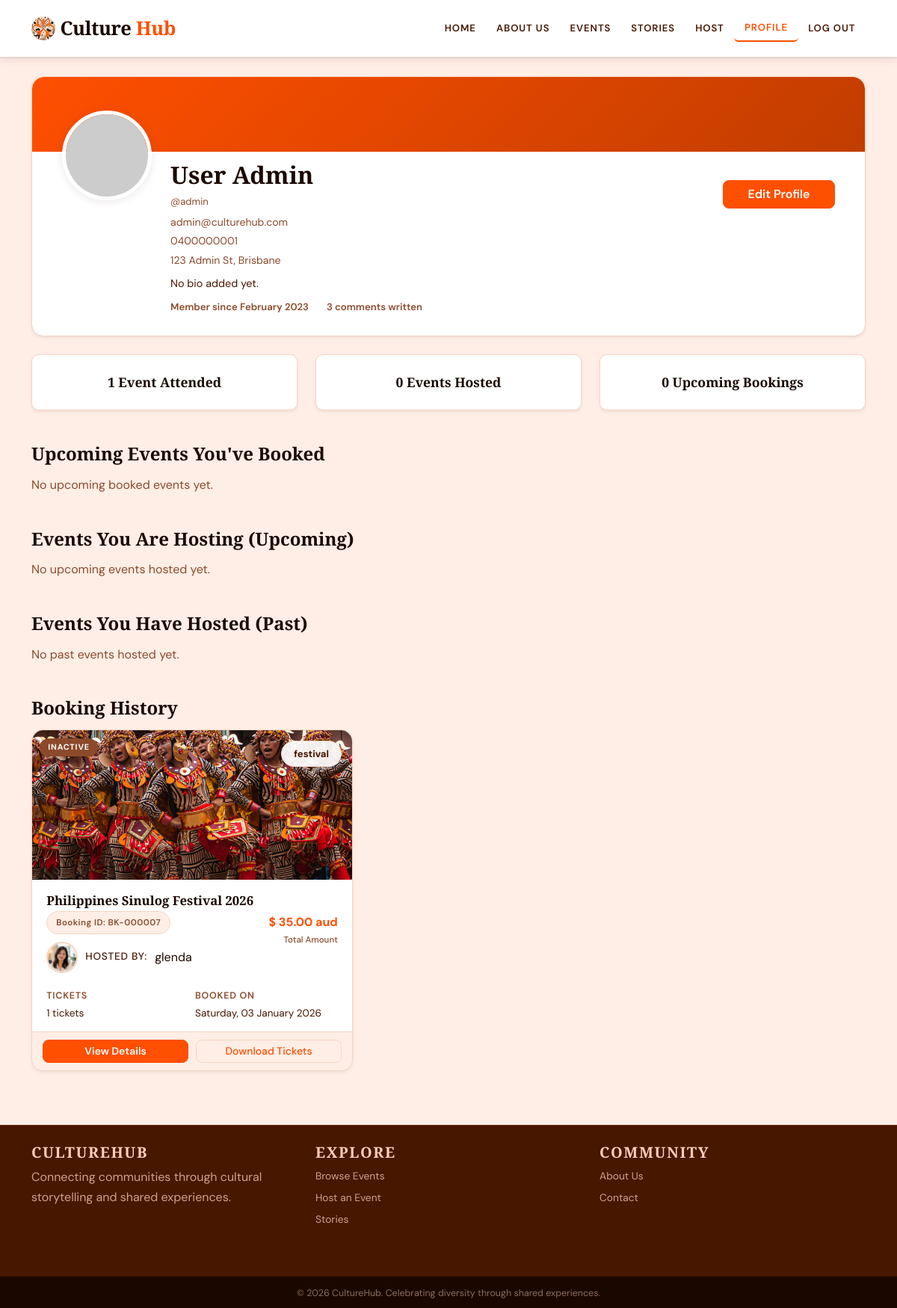
/user/profile (signed in), run on the app's committed database.
### culturehub/models.py (models this page shows)
class User(db.Model, UserMixin):
    id = db.Column(db.Integer, primary_key=True)
    name = db.Column(db.String(100), unique=True, nullable=False)
    first_name = db.Column(db.String(50), nullable=True)
    last_name = db.Column(db.String(50), nullable=True)
    email = db.Column(db.String(150), unique=True, nullable=False)
    phone = db.Column(db.String(20), nullable=False)
    address = db.Column(db.String(255), nullable=False)
    password_hash = db.Column(db.String(255), nullable=False)
    profile_image = db.Column(db.String(255), nullable=True)
    events = db.relationship('Event', backref='user', lazy=True)
    comments = db.relationship('Comment', backref='user', lazy=True)
    orders = db.relationship('Order', backref='user', lazy=True)
    bio = db.Column(db.Text, nullable=True)  # Optional field for user biography
    language = db.Column(db.String(255), nullable=True)  # Optional field for user's preferred language
    cultural_interests = db.Column(db.String(255), nullable=True)  # Optional field for user's cultural interests
    created_at = db.Column(db.DateTime, default=datetime.now)  # Timestamp for when the user account was created

class Order(db.Model):
    id = db.Column(db.Integer, primary_key=True)
    quantity = db.Column(db.Integer, nullable=False)
    price = db.Column(db.Float, nullable=False)
    date = db.Column(db.DateTime, default=datetime.now)
    user_id = db.Column(db.Integer, db.ForeignKey('user.id'), nullable=False)
    event_id = db.Column(db.Integer, db.ForeignKey('event.id'), nullable=False)

class Event(db.Model):
    id = db.Column(db.Integer, primary_key=True)
    name = db.Column(db.String(100), nullable=False)
    category = db.Column(db.String(50), nullable=False)
    date = db.Column(db.DateTime, nullable=False)
    location = db.Column(db.String(255), nullable=False)
    description = db.Column(db.Text, nullable=False)
    image = db.Column(db.String(255))
    status = db.Column(db.String(20), default='Open')
    tickets_available = db.Column(db.Integer, nullable=False)
    price = db.Column(db.Float, nullable=False)
    acknowledgement  = db.Column(db.String(20), default='none')
    acknowledgement_text = db.Column(db.Text, nullable=True)
    user_id = db.Column(db.Integer, db.ForeignKey('user.id'), nullable=False)
    comments = db.relationship('Comment', backref='event', lazy=True)
    orders = db.relationship('Order', backref='event', lazy=True)

### culturehub/views.py (the view)
@main_bp.route('/user/profile')
@login_required
def profile():
    hosted_events = Event.query.filter_by(user_id=current_user.id).all()
    orders = Order.query.filter_by(user_id=current_user.id).all()
    comments = Comment.query.filter_by(user_id=current_user.id).all()
    now = datetime.now()
    upcoming_events = Event.query.filter(
        Event.user_id == current_user.id,
        Event.date >= now
    ).all()
    past_events = Event.query.filter(
        Event.user_id == current_user.id,
        Event.date < now
    ).all()
    booked_upcoming = Event.query.join(Order).filter(
        Order.user_id == current_user.id,
        Event.date >= now
    ).all()
    past_orders = [o for o in orders if o.event.date < now]
    return render_template('user/profile.html',
                           user=current_user,
                           hosted_events=hosted_events,
                           orders=orders,
                           past_orders=past_orders,
                           upcoming_events=upcoming_events,
                           past_events=past_events,
                           comments=comments,
                           booked_upcoming=booked_upcoming,
                           saved_events=[])

### culturehub/templates/user/profile.html (shortened to what this page needs)
{% extends "base.html" %}
{% block content %}
<div class="container profile-page my-4">
    <section class="profile-header shadow-sm">
        <div class="profile-cover"></div>
        <div class="profile-info">
            <img src="{{ url_for('static', filename='profile_pics/' + user.profile_image)
                if user.profile_image else 'https://placehold.co/120x120' }}" alt="Profile photo"
                class="profile-photo" />
            <div class="profile-details">
                <h2>{% if user.first_name %}{{ user.first_name }} {{ user.last_name }}{% else %}{{ user.name }}{% endif %}</h2>
                <span class="username-tag">@{{ user.name }}</span>
                <span class="email">{{ user.email }}</span>
                <span class="phone">{{ user.phone }}</span>
                <span class="address">{{ user.address }}</span>
                <p class="bio"> {{ user.bio or "No bio added yet." }} </p>
                <div class="profile-stats">
                    {% if user.created_at %}<span>Member since {{ user.created_at.strftime("%B %Y") }}</span>{% endif %}
                    <span>{{ comments|length }} comments written</span>
                </div>
            </div>
            <a href="{{ url_for('main.edit_profile') }}" class="btn btn-primary edit-profile-btn">
                Edit Profile
            </a>
        </div>
    </section>
    <section class="row text-center my-4">
        <div class="col-md-4 mb-3">
            <div class="summary-card shadow-sm">{{ past_orders|length }} Event{% if past_orders|length != 1 %}s{% endif %} Attended</div>
        </div>
        <div class="col-md-4 mb-3">
            <div class="summary-card shadow-sm">{{ hosted_events|length }} Event{% if hosted_events|length != 1 %}s{% endif %} Hosted</div>
        </div>
        <div class="col-md-4 mb-3">
            <div class="summary-card shadow-sm">{{ booked_upcoming|length }} Upcoming Booking{% if booked_upcoming|length != 1 %}s{% endif %}</div>
        </div>
    </section>
    <h4 class="section-title">Upcoming Events You've Booked</h4>
    <div class="row">
        {% if booked_upcoming %}
        {% for event in booked_upcoming %}
        <div class="col-md-4 mb-4">
            <div class="event-card profile-event-card shadow-sm">
                <div class="card-img-wrap">
                    <span class="status-badge status-{{ event.status | lower | replace(' ', '-') }}">{{ event.status }}</span>
                    <img src="{{ url_for('static', filename='images/' + event.image) if event.image else 'https://placehold.co/400x220' }}"
                        class="card-img-top" alt="{{ event.name }}">
                    <span class="origin-tag">{{ event.category }}</span>
                </div>
                <div class="card-body">
                    <h5 class="card-title">{{ event.name }}</h5>
                    <div class="host-info">
                        <img src="{{ url_for('static', filename='profile_pics/' + event.user.profile_image)
                                if event.user.profile_image else 'https://placehold.co/45x45' }}" alt="Host photo">
                        <span>Hosted by: {{ event.user.name }}</span>
                    </div>
                    <div class="card-meta">
                        <span><i class="bi bi-calendar3 mi"></i> {{ event.date.strftime('%a %d %b %Y, %I:%M %p') }}</span>
                        <span><i class="bi bi-geo-alt mi"></i> {{ event.location }}</span>
                    </div>
                </div>
                <div class="card-footer d-flex justify-content-between align-items-center">
                    <span class="event-price">${{ event.price }}</span>
                    <a href="{{ url_for('main.event_detail', event_id=event.id) }}" class="btn btn-primary btn-sm">View Details</a>
                </div>
            </div>
        </div>
        {% endfor %}
        {% else %}
        <p class="text-muted">No upcoming booked events yet.</p>
        {% endif %}
    </div>
    <h4 class="section-title">Events You Are Hosting (Upcoming)</h4>
    <div class="row">
        {% if upcoming_events %}
        {% for event in upcoming_events %}
        <div class="col-md-4 mb-4">
            <div class="event-card profile-event-card shadow-sm">
                <div class="card-img-wrap">
                    <span class="status-badge status-{{ event.status | lower | replace(' ', '-') }}">
                        {{ event.status }}
                    </span>
                    <img src="{{ url_for('static', filename='images/' + event.image) if event.image else 'https://placehold.co/400x220' }}"
                        class="card-img-top" alt="{{ event.name }}">
                    <span class="origin-tag">{{ event.category }}</span>
                </div>
                <div class="card-body">
                    <h5 class="card-title">{{ event.name }}</h5>
                    <div class="host-info">
                        <img src="{{ url_for('static', filename='profile_pics/' + event.user.profile_image)
                                if event.user.profile_image else 'https://placehold.co/45x45' }}" alt="Host photo">
                        <span>Hosted by: {{ event.user.name }}</span>
                    </div>
                    <div class="card-meta">
                        <span><i class="bi bi-calendar3 mi"></i> {{ event.date.strftime('%a %d %b %Y, %I:%M %p')
                            }}</span>
                        <span><i class="bi bi-geo-alt mi"></i> {{ event.location }}</span>
                        <span><i class="bi bi-ticket mi"></i> {{ event.tickets_available }} tickets remaining</span>
                    </div>
                </div>
                <div class="card-footer d-flex justify-content-between align-items-center">
                    <span class="event-price">${{ event.price }}</span>
                    <a href="{{ url_for('main.event_detail', event_id=event.id) }}" class="btn btn-primary btn-sm">
                        View Details
                    </a>
                </div>
            </div>
        </div>
        {% endfor %}
        {% else %}
        <p class="text-muted">No upcoming events hosted yet.</p>
        {% endif %}
    </div>
    <h4 class="section-title">Events You Have Hosted (Past)</h4>
    <div class="row">
        {% if past_events %}
        {% for event in past_events %}
        <div class="col-md-4 mb-4">
            <div class="event-card profile-event-card shadow-sm">
                <div class="card-img-wrap">
                    <span class="status-badge status-{{ event.status | lower | replace(' ', '-') }}">
                        {{ event.status }}
                    </span>
                    <img src="{{ url_for('static', filename='images/' + event.image) if event.image else 'https://placehold.co/400x220' }}"
                        class="card-img-top" alt="{{ event.name }}">
                    <span class="origin-tag">{{ event.category }}</span>
                </div>
                <div class="card-body">
                    <h5 class="card-title">{{ event.name }}</h5>
                    <div class="host-info">
                        <img src="{{ url_for('static', filename='profile_pics/' + event.user.profile_image)
                                if event.user.profile_image else 'https://placehold.co/45x45' }}" alt="Host photo">
                        <span>Hosted by: {{ event.user.name }}</span>
                    </div>
                    <div class="card-meta">
                        <span><i class="bi bi-calendar3 mi"></i> {{ event.date.strftime('%a %d %b %Y, %I:%M %p')
                            }}</span>
                        <span><i class="bi bi-geo-alt mi"></i> {{ event.location }}</span>
                        <span><i class="bi bi-ticket mi"></i> {{ event.tickets_available }} tickets remaining</span>
                    </div>
                </div>
                <div class="card-footer d-flex justify-content-between align-items-center">
                    <span class="event-price">${{ event.price }}</span>
                    <a href="{{ url_for('main.event_detail', event_id=event.id) }}" class="btn btn-primary btn-sm">
                        View Details
                    </a>
                </div>
            </div>
        </div>
        {% endfor %}
        {% else %}
        <p class="text-muted">No past events hosted yet.</p>
        {% endif %}
    </div>
    <h4 class="section-title">Booking History</h4>
    <div class="row">
        {% if orders %}
        {% for order in orders %}
        <div class="col-md-5 mb-4">
            <div class="event-card profile-event-card booking-history-card shadow-sm">
                <div class="card-img-wrap">
                    <span class="status-badge status-{{ order.event.status | lower | replace(' ', '-') }}">
                        {{ order.event.status }}
                    </span>
                    <img src="{{ url_for('static', filename='images/' + order.event.image) if order.event.image else 'https://placehold.co/400x220' }}"
                        class="card-img-top" alt="{{ order.event.name }}">
                    <span class="origin-tag">{{ order.event.category }}</span>
                </div>
                <div class="card-body booking-card-body">
                    <h5 class="card-title">{{ order.event.name }}</h5>
                    <div class="booking-main-row">
                        <div class="booking-left">
                            <span class="booking-id">
                                Booking ID: BK-{{ "%06d"|format(order.id) }}
                            </span>
                            <div class="booking-host-row">
                                <img src="{{ url_for('static', filename='profile_pics/' + order.event.user.profile_image)
                                            if order.event.user.profile_image else 'https://placehold.co/55x55' }}"
                                    alt="Host photo">
                                <span class="booking-label">Hosted by:</span> {{ order.event.user.name }}
                            </div>
                        </div>
                        <p class="booking-total">
                            $ {{ "%.2f"|format(order.price) }} aud<br>
                            <span>Total Amount</span>
                        </p>
                    </div>
                    <div class="booking-info-row">
                        <div>
                            <span class="booking-label">Tickets</span>
                            {{ order.quantity }} tickets
                        </div>
                        <div>
                            <span class="booking-label">Booked on</span>
                            {{ order.date.strftime("%A, %d %B %Y") }}
                        </div>
                    </div>
                </div>
                <div class="card-actions">
                    <a href="{{ url_for('main.event_detail', event_id=order.event.id) }}"
                        class="btn btn-primary btn-sm">
                        View Details
                    </a>
                    <button type="button" class="btn btn-light btn-sm" data-bs-toggle="modal"
                        data-bs-target="#ticketPreviewModal{{ order.id }}">
                        Download Tickets
                    </button>
                </div>
            </div>
        </div>
        {% endfor %}
        {% else %}
        <p class="text-muted">No booking history yet.</p>
        {% endif %}
    </div>
</div>
{% endblock %}

### data on the page
User: first_name "User", last_name "Admin", name "admin", email "admin@culturehub.com", phone "0400000001", address "123 Admin St, Brisbane", bio "No bio added yet.", created_at "February 2023"
Order: event.status "INACTIVE", image (picture), event.category "festival", event.name "Philippines Sinulog Festival 2026", id "000007", profile_image (picture), event.user.name "glenda", price "35.00", quantity "1", date "Saturday, 03 January 2026"

### other printed values
{{ comments|length }} "3"
{{ past_orders|length }} "1"
{{ hosted_events|length }} "0"
{{ booked_upcoming|length }} "0"
